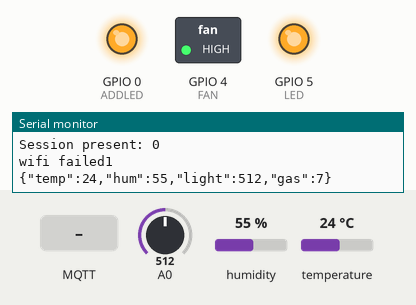
Simulated run of this sketch. Board: ESP8266 (NodeMCU). On the bench: switched loads named in the sketch (green lamp = pin HIGH), output pins drawn as LEDs (lit = HIGH), the last lines printed to the serial monitor. Inputs (shaded band) come from the test bench; at power-on: A0 = 512, humidity 55 %, temperature 24 °C. WiFi joins after 1.5 s; servers stay silent unless stated; random numbers use the default seed unless the sketch sets one; no MQTT or app messages arrive unless stated.

Above: at 3.2 s.
3.3 s: MQTT message "off" arrives on the first subscribed topic
At 4.0 s:
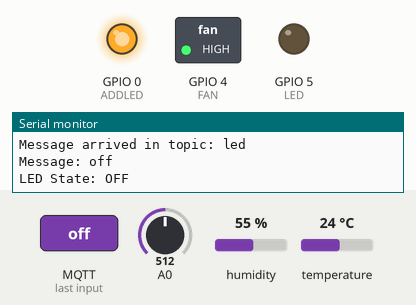
6.5 s: MQTT message "off" arrives on the second subscribed topic
At 7.6 s:
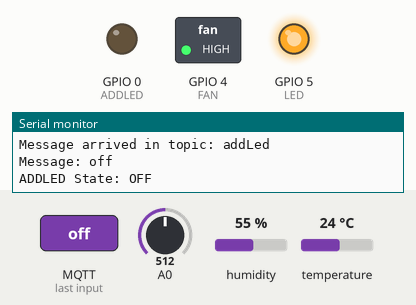
9.5 s: MQTT message "off" arrives on the third subscribed topic
At 9.9 s:
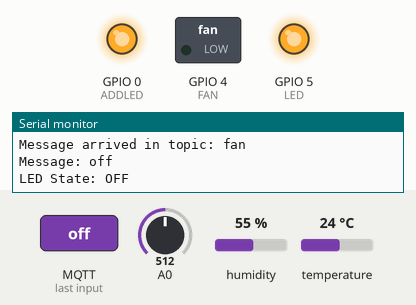
12.5 s: A0 set to 982
15.3 s: A0 set to 1007
At 18.3 s:
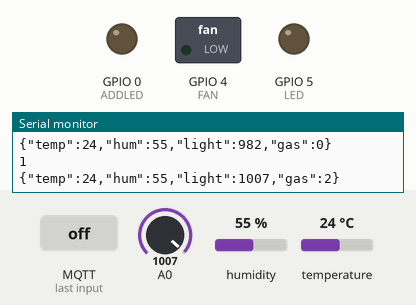
18.6 s: MQTT message "on" arrives on the first subscribed topic
At 19.2 s:
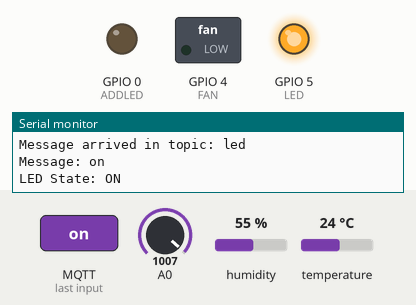
Timing chart, 0 to 21.7 s (numbered marks = the images above; inputs shaded):
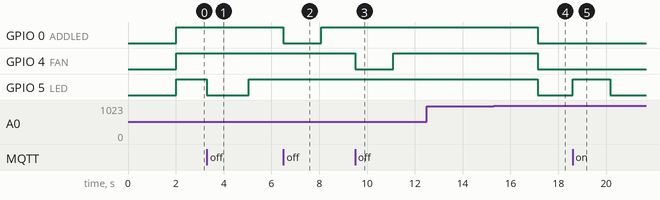

Measured:
- the behaviour switches between 999 and 1000 on A0 (found by bisection; images 3 and 4)
- after the input at 3.3 s, GPIO 5 (LED): HIGH → LOW at once, → HIGH 1.7 s later
- after the input at 6.5 s, GPIO 0 (ADDLED): HIGH → LOW at once, → HIGH 1.6 s later
- after the input at 9.5 s, GPIO 4 (FAN): HIGH → LOW at once, → HIGH 1.6 s later
- after the input at 15.3 s, GPIO 0 (ADDLED), GPIO 4 (FAN), GPIO 5 (LED): HIGH → LOW after 1.8 s
- after the input at 18.6 s, GPIO 5 (LED): LOW → HIGH at once, → LOW 1.6 s later

The sketch:

CodeArdunio.ino
```cpp
#include "DHT.h"
#include <ESP8266WiFi.h>
#include <Ticker.h>
#include <AsyncMqttClient.h>
#include <Arduino_JSON.h>

#define WIFI_SSID "aa"
#define WIFI_PASSWORD "12345678"
#define MQTT_HOST IPAddress(192, 168, 111, 247)
#define MQTT_PORT 1883
#define TOPIC "data"

#define DHTPIN 14
#define DHTTYPE DHT11
#define LED 5
#define FAN 4
#define ADDLED 0

bool ledState = false;
bool previousLedState = false;

bool addLedState = false;
bool addPreviousLedState = false;

bool fanState = false;
bool previousFanState = false;

JSONVar doc;

unsigned long previousMillis = 0;  // Stores last time temperature was published
const long interval = 10000;

DHT dht(DHTPIN, DHTTYPE);


AsyncMqttClient mqttClient;
Ticker mqttReconnectTimer;

WiFiEventHandler wifiConnectHandler;
WiFiEventHandler wifiDisconnectHandler;
Ticker wifiReconnectTimer;


void connectToWifi() {
  Serial.println("Connecting to Wi-Fi...");
  WiFi.begin(WIFI_SSID, WIFI_PASSWORD);
  while (WiFi.status() != WL_CONNECTED) {
    delay(1000);
    Serial.print("wifi failed");
  }
}

void onWifiConnect(const WiFiEventStationModeGotIP& event) {
  Serial.println("Connected to Wi-Fi.");
  connectToMqtt();
}

void onWifiDisconnect(const WiFiEventStationModeDisconnected& event) {
  Serial.println("Disconnected from Wi-Fi.");
  mqttReconnectTimer.detach();  // ensure we don't reconnect to MQTT while reconnecting to Wi-Fi
  wifiReconnectTimer.once(2, connectToWifi);
}

void connectToMqtt() {
  Serial.println("Connecting to MQTT...");
  mqttClient.connect();
  if (!mqttClient.connected()) {
    Serial.println("mqtt failed");
  }
}

void onMqttConnect(bool sessionPresent) {
  Serial.println("Connected to MQTT.");
  Serial.print("Session present: ");
  Serial.println(sessionPresent);
  mqttClient.subscribe("led", 0);
  mqttClient.subscribe("addLed", 0);
  mqttClient.subscribe("fan", 0);
}

void onMqttDisconnect(AsyncMqttClientDisconnectReason reason) {
  Serial.println("Disconnected from MQTT.");

  if (WiFi.isConnected()) {
    mqttReconnectTimer.once(2, connectToMqtt);
  }
}

// void onMqttSubscribe(uint16_t packetId, uint8_t qos) {
//   Serial.println("Subscribe acknowledged.");
//   Serial.print("  packetId: ");
//   Serial.println(packetId);
//   Serial.print("  qos: ");
//   Serial.println(qos);
// }

// void onMqttUnsubscribe(uint16_t packetId) {
//   Serial.println("Unsubscribe acknowledged.");
//   Serial.print("  packetId: ");
//   Serial.println(packetId);
// }

void onMqttPublish(uint16_t packetId) {
  Serial.print("Publish acknowledged.");
  Serial.print("  packetId: ");
  Serial.println(packetId);
}


void onMqttMessage(char* topic, char* payload, AsyncMqttClientMessageProperties properties, size_t len, size_t index, size_t total) {
  Serial.print("Message arrived in topic: ");
  Serial.println(topic);
  Serial.print("Message: ");
  String message = "";
  for (int i = 0; i < len; i++) {
    message += (char)payload[i];
  }
  Serial.println(message);

  if (strcmp(topic, "fan") == 0) {
    if (message == "on") {
      digitalWrite(FAN, HIGH);  // Bật đèn
      fanState = true;
    } else if (message == "off") {
      digitalWrite(FAN, LOW);  // Tắt đèn
      fanState = false;
    }
    Serial.println("LED State: " + String(fanState ? "ON" : "OFF"));
  }


  if (strcmp(topic, "led") == 0) {
    if (message == "on") {
      digitalWrite(LED, HIGH);  // Bật đèn
      ledState = true;
    } else if (message == "off") {
      digitalWrite(LED, LOW);  // Tắt đèn
      ledState = false;
    }
    Serial.println("LED State: " + String(ledState ? "ON" : "OFF"));
  }

  if (strcmp(topic, "addLed") == 0) {
    if (message == "on") {
      digitalWrite(ADDLED, HIGH);  // Bật đèn
      addLedState = true;
    } else if (message == "off") {
      digitalWrite(ADDLED, LOW);  // Tắt đèn
      addLedState = false;
    }
    Serial.println("ADDLED State: " + String(addLedState ? "ON" : "OFF"));
  }
}

void setup() {
  Serial.begin(9600);
  dht.begin();
  pinMode(LED, OUTPUT);
  digitalWrite(LED, LOW);

  pinMode(ADDLED, OUTPUT);
  digitalWrite(ADDLED, LOW);

  pinMode(FAN, OUTPUT);
  digitalWrite(FAN, LOW);

  wifiConnectHandler = WiFi.onStationModeGotIP(onWifiConnect);
  wifiDisconnectHandler = WiFi.onStationModeDisconnected(onWifiDisconnect);

  mqttClient.onConnect(onMqttConnect);
  mqttClient.onDisconnect(onMqttDisconnect);
  //mqttClient.onSubscribe(onMqttSubscribe);
  //mqttClient.onUnsubscribe(onMqttUnsubscribe);
  mqttClient.onPublish(onMqttPublish);
  mqttClient.onMessage(onMqttMessage);
  mqttClient.setServer(MQTT_HOST, MQTT_PORT);

  connectToWifi();
  //mqttClient.subscribe("led");
}


void loop() {
  if (ledState != previousLedState) {
    previousLedState = ledState;
    String ledMessage = (ledState ? "on" : "off");
    uint16_t packetIdPub = mqttClient.publish("ledok", 1, true, ledMessage.c_str());
    Serial.println("Published LED State: " + ledMessage);
    Serial.println(packetIdPub);
  }

  if (fanState != previousFanState) {
    previousFanState = fanState;
    String fanMessage = (fanState ? "on" : "off");
    uint16_t packetIdPub = mqttClient.publish("fanok", 1, true, fanMessage.c_str());
    Serial.println("Published FAN State: " + fanMessage);
    Serial.println(packetIdPub);
  }

  if (addLedState != addPreviousLedState) {
    addPreviousLedState = addLedState;
    String addLedMessage = (addLedState ? "on" : "off");
    uint16_t packetIdPub = mqttClient.publish("addledok", 1, true, addLedMessage.c_str());
    Serial.println("Published LED State: " + addLedMessage);
    Serial.println(packetIdPub);
  }


  int hum = dht.readHumidity();
  int temp = dht.readTemperature();
  int light = analogRead(A0);
  int gas = random(10);


  if(light< 1000){
    String canhbao = "on";
    digitalWrite(FAN, HIGH);
    digitalWrite(LED, HIGH);
    digitalWrite(ADDLED, HIGH);
    uint16_t packetIdPub = mqttClient.publish("canhbao", 1, true, canhbao.c_str());
  }
  else {
    String canhbao = "off";
    digitalWrite(FAN, LOW);
    digitalWrite(LED, LOW);
    digitalWrite(ADDLED, LOW);
    uint16_t packetIdPub = mqttClient.publish("canhbao", 1, true, canhbao.c_str());
  }

  if (isnan(hum) || isnan(temp) || isnan(light)) {
    Serial.println("Read data failed !!");
  } else {
    doc["temp"] = temp;
    doc["hum"] = hum;
    doc["light"] = light;
    doc["gas"] = gas;

    String jsonString = JSON.stringify(doc);
    uint16_t packetIdPub = mqttClient.publish(TOPIC, 1, true, jsonString.c_str());

    Serial.println(packetIdPub);
    Serial.println(jsonString);

    delay(3000);
  }
}
```
